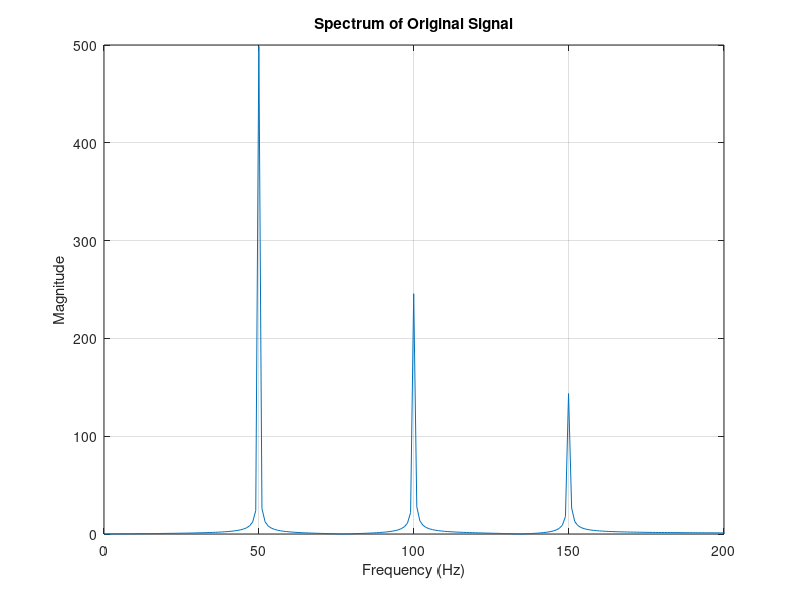
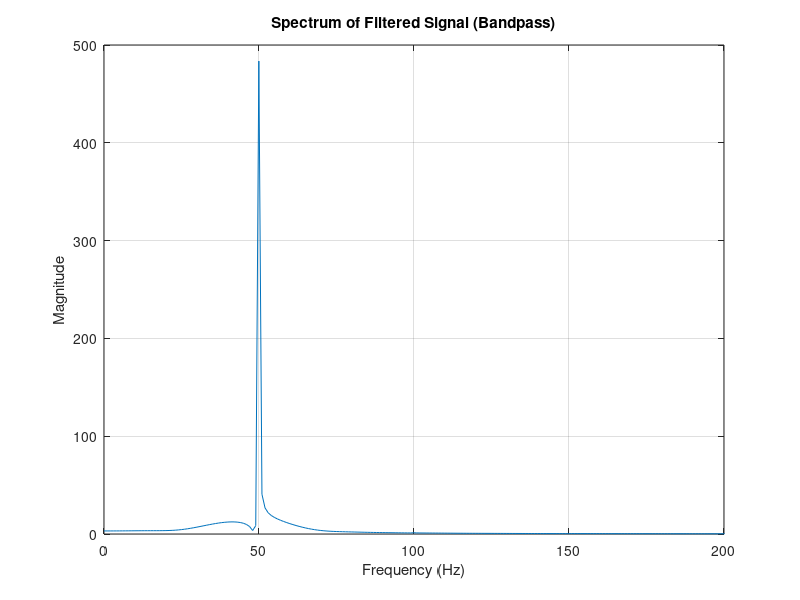
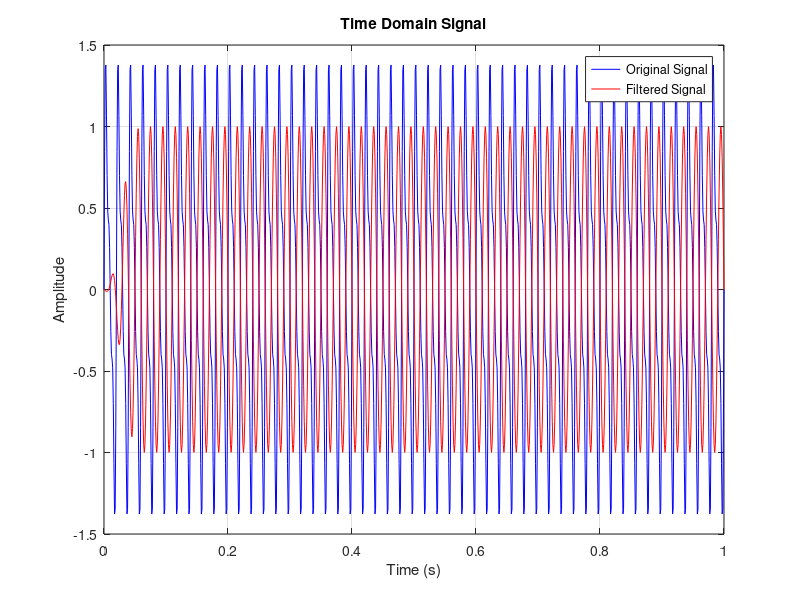

MATLAB code for these plots, in order:
%1. Generate a sine wave having frequency equal to indian power supply and it contains 3 harmonics of it . 
% Design a filter to remove 1st and 2nd harmonic. 
% Plot the spectrum of signal and filtered signal

%% Parameters
fs = 1000;              % Sampling frequency (Hz)
t = 0:1/fs:1;           % Time vector
f0 = 50;                % Fundamental frequency

%% Generate Signal with Harmonics
x = sin(2*pi*f0*t) + 0.5*sin(2*pi*2*f0*t) + 0.3*sin(2*pi*3*f0*t);

%% FFT of Original Signal
N = length(x);
X = fft(x);
f = (0:N-1)*(fs/N);

%% Design Bandpass FIR Filter (around 50 Hz)
Wn = [40 60]/(fs/2);    % Passband 40–60 Hz
b = fir1(60, Wn, 'bandpass');  % Order 60 filter

%% Apply Filter
y = filter(b,1,x);

%% FFT of Filtered Signal
Y = fft(y);

%% Plot Spectrum of Original Signal
figure;
plot(f, abs(X));
xlim([0 200]);
title('Spectrum of Original Signal');
xlabel('Frequency (Hz)');
ylabel('Magnitude');
grid on;

%% Plot Spectrum of Filtered Signal
figure;
plot(f, abs(Y));
xlim([0 200]);
title('Spectrum of Filtered Signal (Bandpass)');
xlabel('Frequency (Hz)');
ylabel('Magnitude');
grid on;

%% Time Domain Comparison
figure;
plot(t,x,'b');
hold on;
plot(t,y,'r');
legend('Original Signal','Filtered Signal');
title('Time Domain Signal');
xlabel('Time (s)');
ylabel('Amplitude');
grid on;
